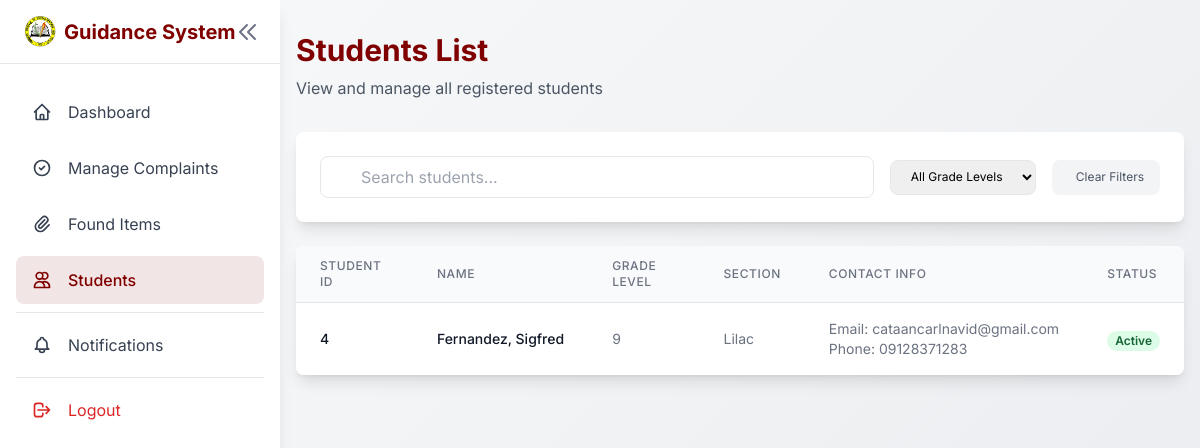
The app's page /pages/students-list.php (signed in) with its own data.
### tables this page shows
CREATE TABLE `students` (
  `id` int(11) NOT NULL,
  `user_id` int(11) DEFAULT NULL,
  `first_name` varchar(255) DEFAULT NULL,
  `middle_name` varchar(255) DEFAULT NULL,
  `last_name` varchar(255) DEFAULT NULL,
  `grade_level` varchar(255) DEFAULT NULL,
  `section` varchar(45) DEFAULT NULL,
  `email` varchar(255) DEFAULT NULL,
  `phone_number` varchar(45) DEFAULT NULL,
  `password` varchar(255) DEFAULT NULL
);

CREATE TABLE `users` (
  `id` int(11) NOT NULL,
  `email` varchar(255) DEFAULT NULL,
  `password` varchar(255) DEFAULT NULL,
  `role` varchar(255) DEFAULT NULL
);

### pages/students-list.php (the view, shortened to what this page needs)
<?php
require_once '../logic/db_connection.php';
try {
    $stmt = $pdo->prepare("
        SELECT s.*, u.email
        FROM " . TBL_STUDENTS . " s
        LEFT JOIN " . TBL_USERS . " u ON s.user_id = u.id
        ORDER BY s.last_name ASC, s.first_name ASC
    ");
    $stmt->execute();
    $students = $stmt->fetchAll(PDO::FETCH_ASSOC);
} catch (PDOException $e) {
    error_log("Error fetching students: " . $e->getMessage());
    $students = [];
}
?>
<!DOCTYPE html>
<html lang="en">
<head>
    <script src="https://cdn.tailwindcss.com"></script>
</head>
<body class="min-h-screen">
    <?php include 'navigation-admin.php'; ?>
    <div class="main-content">
        <main class="max-w-7xl mx-auto px-4 py-8">
            <div class="mb-8">
                <h1 class="text-3xl font-bold text-[#800000] mb-2">Students List</h1>
                <p class="text-gray-600">View and manage all registered students</p>
            </div>
            <div class="bg-white rounded-lg shadow-lg p-6 mb-6">
                <div class="flex flex-wrap items-center gap-4">
                    <div class="flex-1 min-w-[200px]">
                        <div class="relative">
                            <input type="text"
                                   id="searchInput"
                                   placeholder="Search students..."
                                   class="w-full px-4 py-2 pl-10 rounded-lg border border-gray-200 focus:border-[#800000] focus:ring-2 focus:ring-[#800000]/20 transition duration-200">
                        </div>
                    </div>
                    <div class="flex gap-4">
                        <select id="gradeFilter" class="px-4 py-2 rounded-lg border text-xs border-gray-200 focus:border-[#800000] focus:ring-2 focus:ring-[#800000]/20 transition duration-200">
                            <option value="">All Grade Levels</option>
                        </select>
                        <button id="clearFilters" class="px-4 py-2 rounded-lg bg-gray-100 text-gray-600 hover:bg-gray-200 transition duration-200 flex items-center text-xs gap-2">
                            Clear Filters
                        </button>
                    </div>
                </div>
            </div>
            <?php if (empty($students)): ?>
                <div class="bg-white rounded-lg shadow-lg p-8 text-center">
                    <div class="bg-gray-50 rounded-full w-24 h-24 mx-auto mb-4 flex items-center justify-center">
                        <svg xmlns="http://www.w3.org/2000/svg" class="h-12 w-12 text-gray-400" fill="none" viewBox="0 0 24 24" stroke="currentColor">
                            <path stroke-linecap="round" stroke-linejoin="round" stroke-width="2" d="M12 4.354a4 4 0 110 5.292M15 21H3v-1a6 6 0 0112 0v1zm0 0h6v-1a6 6 0 00-9-5.197M13 7a4 4 0 11-8 0 4 4 0 018 0z" />
                        </svg>
                    </div>
                    <h3 class="text-lg font-medium text-gray-900 mb-2">No Students Found</h3>
                    <p class="text-gray-500">There are currently no students registered in the system.</p>
                </div>
            <?php else: ?>
                <div class="bg-white rounded-lg shadow-lg overflow-hidden">
                    <div class="overflow-x-auto">
                        <table class="min-w-full divide-y divide-gray-200">
                            <thead class="bg-gray-50">
                                <tr>
                                    <th scope="col" class="px-6 py-3 text-left text-xs font-medium text-gray-500 uppercase tracking-wider">
                                        Student ID
                                    </th>
                                    <th scope="col" class="px-6 py-3 text-left text-xs font-medium text-gray-500 uppercase tracking-wider">
                                        Name
                                    </th>
                                    <th scope="col" class="px-6 py-3 text-left text-xs font-medium text-gray-500 uppercase tracking-wider">
                                        Grade Level
                                    </th>
                                    <th scope="col" class="px-6 py-3 text-left text-xs font-medium text-gray-500 uppercase tracking-wider">
                                        Section
                                    </th>
                                    <th scope="col" class="px-6 py-3 text-left text-xs font-medium text-gray-500 uppercase tracking-wider">
                                        Contact Info
                                    </th>
                                    <th scope="col" class="px-6 py-3 text-left text-xs font-medium text-gray-500 uppercase tracking-wider">
                                        Status
                                    </th>
                                </tr>
                            </thead>
                            <tbody class="bg-white divide-y divide-gray-200">
                                <?php foreach ($students as $student): ?>
                                    <tr class="hover:bg-gray-50">
                                        <td class="px-6 py-4 whitespace-nowrap text-sm font-medium text-gray-900">
                                            <?php echo htmlspecialchars($student['id']); ?>
                                        </td>
                                        <td class="px-6 py-4 whitespace-nowrap">
                                            <div class="text-sm font-medium text-gray-900">
                                                <?php echo htmlspecialchars($student['last_name'] . ', ' . $student['first_name']); ?>
                                            </div>
                                        </td>
                                        <td class="px-6 py-4 whitespace-nowrap text-sm text-gray-500">
                                            <?php echo htmlspecialchars($student['grade_level']); ?>
                                        </td>
                                        <td class="px-6 py-4 whitespace-nowrap text-sm text-gray-500">
                                            <?php echo htmlspecialchars($student['section']); ?>
                                        </td>
                                        <td class="px-6 py-4 whitespace-nowrap text-sm text-gray-500">
                                            <div>Email: <?php echo htmlspecialchars($student['email'] ?? 'N/A'); ?></div>
                                            <div>Phone: <?php echo htmlspecialchars($student['phone_number'] ?? 'N/A'); ?></div>
                                        </td>
                                        <td class="px-6 py-4 whitespace-nowrap">
                                            <span class="px-2 inline-flex text-xs leading-5 font-semibold rounded-full bg-green-100 text-green-800">
                                                Active
                                            </span>
                                        </td>
                                    </tr>
                                <?php endforeach; ?>
                            </tbody>
                        </table>
                    </div>
                </div>
            <?php endif; ?>
        </main>
    </div>
</body>
</html>

### pages/students-list.php (style rules this page uses)
body { font-family: 'Inter', sans-serif; background: linear-gradient(135deg, #f8f9fa 0%, #e9ecef 100%); }

### pages/navigation-admin.php (style rules this page uses)
@media (min-width: 1025px) { .main-content { margin-left: 280px; width: calc(100% - 280px); transition: all 0.3s ease-in-out; } }

### records on screen
students: id "4", last_name+first_name "Fernandez, Sigfred", grade_level "9", section "Lilac", user.email "cataancarlnavid@gmail.com", phone_number "09128371283"
